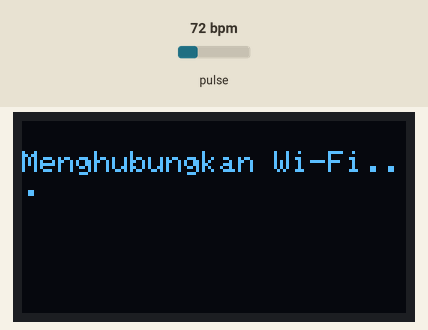
A sketch run on a simulated ESP32. On the bench: 128×64 one-colour display. The test bench sets the inputs (shaded band); at power-on: pulse 72 bpm. WiFi joins after 1.5 s; servers stay silent unless stated.

Above: at 0.1 s.
At 1.6 s:
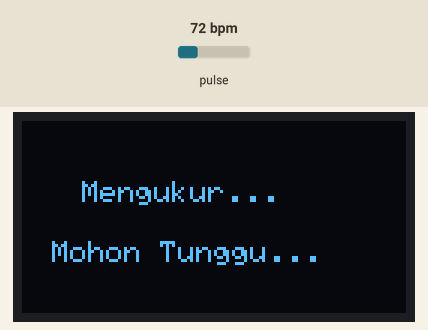
At 11.7 s:
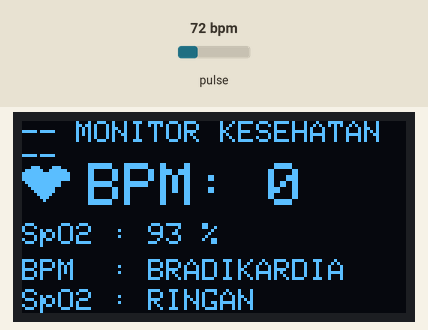

Measured:
- what the display in image 1 shows lasts 10.0 s, from 1.6 s to 11.6 s

The sketch:

sketch_sep6a.ino
```cpp
#include <Arduino.h>
#include <WiFi.h>
#include <Wire.h>
#include <Adafruit_GFX.h>
#include <Adafruit_SSD1306.h>
#include <Firebase_ESP_Client.h>
#include "MAX30105.h"
#include "heartRate.h"

// ================= ISIKAN KREDENSIAL DI SINI =================
#define WIFI_SSID "______"
#define WIFI_PASSWORD "______"

#define DATABASE_URL "corvia-381fd-default-rtdb.asia-southeast1.firebasedatabase.app"
#define DATABASE_SECRET "mWBT6jsO4L0rfZdG9TAI6F13muuTQtoAiNF7Mb0Q"
// =============================================================

#define SCREEN_WIDTH 128
#define SCREEN_HEIGHT 64
#define OLED_RESET -1
Adafruit_SSD1306 display(SCREEN_WIDTH, SCREEN_HEIGHT, &Wire, OLED_RESET);

MAX30105 particleSensor;

const byte RATE_SIZE = 4;
byte rates[RATE_SIZE];
byte rateSpot = 0;
long lastBeat = 0;

float beatsPerMinute;
int beatAvg = 0;
int spo2Val = 0;

bool isMeasuring = false;
unsigned long measureStartTime = 0;
const unsigned long MEASURE_DURATION = 10000; // 10 detik

unsigned long lastFirebaseUpload = 0;
const unsigned long FIREBASE_INTERVAL = 2000;

FirebaseData fbdo;
FirebaseAuth auth;
FirebaseConfig config;

// Variable pendukung deteksi peak BPM baru
static long lastIR = 0;
static bool peakDetected = false;

const unsigned char PROGMEM heart_bmp[] = {
  0b00000000, 0b00000000,
  0b00011100, 0b00111000,
  0b01111110, 0b01111110,
  0b11111111, 0b11111111,
  0b11111111, 0b11111111,
  0b11111111, 0b11111111,
  0b01111111, 0b11111000,
  0b00111111, 0b11111000,
  0b00011111, 0b11100000,
  0b00001111, 0b11100000,
  0b00000111, 0b11000000,
  0b00000011, 0b10000000,
  0b00000001, 0b00000000,
  0b00000000, 0b00000000,
  0b00000000, 0b00000000,
  0b00000000, 0b00000000
};

void setup() {
  Serial.begin(115200);

  if (!display.begin(SSD1306_SWITCHCAPVCC, 0x3C)) {
    Serial.println(F("OLED SSD1306 Gagal!"));
    for (;;);
  }

  display.clearDisplay();
  display.setTextSize(1);
  display.setTextColor(SSD1306_WHITE);
  display.setCursor(0, 10);
  display.println("Menghubungkan Wi-Fi...");
  display.display();

  WiFi.begin(WIFI_SSID, WIFI_PASSWORD);
  while (WiFi.status() != WL_CONNECTED) {
    delay(500);
  }

  config.database_url = DATABASE_URL;
  config.signer.tokens.legacy_token = DATABASE_SECRET;
  Firebase.begin(&config, &auth);
  Firebase.reconnectWiFi(true);

  if (!particleSensor.begin(Wire, I2C_SPEED_FAST)) {
    display.clearDisplay();
    display.setCursor(0, 10);
    display.println("MAX30102 Tidak Ditemukan!");
    display.display();
    while (1);
  }

  // --- REGION KONFIGURASI SENSOR DENGAN SAMPEL PRESISI ---
  byte ledBrightness = 0x24; // Kecerahan LED sedang agar aliran darah tidak silau
  byte sampleAverage = 4;    // Average 4 samples
  byte ledMode = 2;          // Red + IR
  int sampleRate = 100;      // 100Hz
  int pulseWidth = 411;      // Lebar pulsa 411us
  int adcRange = 4096;       // 12-bit ADC

  particleSensor.setup(ledBrightness, sampleAverage, ledMode, sampleRate, pulseWidth, adcRange);
}

void loop() {
  long irValue = particleSensor.getIR();
  long redValue = particleSensor.getRed();

  if (irValue > 50000) {

    // Set Awal Pengukuran
    if (!isMeasuring) {
      isMeasuring = true;
      measureStartTime = millis();

      display.clearDisplay();
      display.setTextSize(1);
      display.setTextColor(SSD1306_WHITE);
      display.setCursor(20, 20);
      display.println("Mengukur...");
      display.setCursor(10, 40);
      display.println("Mohon Tunggu...");
      display.display();
    }

    // --- LOGIKA DETEKSI PUNCKAK PULSA BPM DENGAN THRESHOLD ---
    if (irValue > 60000 && (irValue - lastIR) > 300 && !peakDetected) {
      peakDetected = true;
      long delta = millis() - lastBeat;
      lastBeat = millis();

      if (lastBeat > 0 && delta > 300 && delta < 2000) {
        beatsPerMinute = 60000.0 / delta;

        if (beatsPerMinute < 200 && beatsPerMinute > 40) {
          rates[rateSpot++] = (byte)beatsPerMinute;
          rateSpot %= RATE_SIZE;

          beatAvg = 0;
          for (byte x = 0; x < RATE_SIZE; x++) {
            beatAvg += rates[x];
          }
          beatAvg /= RATE_SIZE;
        }
      }
    }

    if ((lastIR - irValue) > 300) {
      peakDetected = false;
    }
    lastIR = irValue;

    // Estimasi Kalkulasi SpO2
    if (irValue > 0) {
      double ratio = (double)redValue / (double)irValue;
      spo2Val = (int)(110 - (18 * ratio));
      if (spo2Val > 100) spo2Val = 100;
      if (spo2Val < 70) spo2Val = 70;
    }

    // Tampilkan Hasil Hanya Setelah 10 Detik
    if (millis() - measureStartTime >= MEASURE_DURATION) {

      String statusBPM = "";
      if (beatAvg < 60) statusBPM = "BRADIKARDIA";
      else if (beatAvg <= 100) statusBPM = "NORMAL";
      else statusBPM = "TAKIKARDIA";

      String statusSpO2 = "";
      if (spo2Val >= 95) statusSpO2 = "NORMAL";
      else if (spo2Val >= 90) statusSpO2 = "RINGAN";
      else statusSpO2 = "HIPOKSIA";

      display.clearDisplay();
      display.setTextSize(1);
      display.setTextColor(SSD1306_WHITE);
      display.setCursor(0, 0);
      display.println("-- MONITOR KESEHATAN --");

      display.drawBitmap(0, 14, heart_bmp, 16, 16, SSD1306_WHITE);
      display.setCursor(22, 14);
      display.setTextSize(2);
      display.print("BPM: ");
      display.println(beatAvg);

      display.setCursor(0, 34);
      display.setTextSize(1);
      display.print("SpO2 : ");
      display.print(spo2Val);
      display.println(" %");

      display.setCursor(0, 46);
      display.print("BPM  : ");
      display.println(statusBPM);

      display.setCursor(0, 56);
      display.print("SpO2 : ");
      display.println(statusSpO2);

      display.display();

      // Kirim Data ke Firebase (Path Disesuaikan dengan Konsol)
      if (millis() - lastFirebaseUpload >= FIREBASE_INTERVAL) {
        lastFirebaseUpload = millis();

        if (Firebase.ready()) {
          Firebase.RTDB.setInt(&fbdo, "/monitoring/realtime/bpm", beatAvg);
          Firebase.RTDB.setInt(&fbdo, "/monitoring/realtime/spo2", spo2Val);
          Firebase.RTDB.setString(&fbdo, "/monitoring/realtime/status", statusBPM);
        }
      }
    }

  } else {
    // Reset saat jari dilepas
    isMeasuring = false;
    beatAvg = 0;
    spo2Val = 0;

    display.clearDisplay();
    display.setTextSize(1);
    display.setTextColor(SSD1306_WHITE);
    display.setCursor(10, 20);
    display.println("Tempelkan Jari Imup Anda :D");
    display.setCursor(30, 40);
    display.println("pada Sensor");
    display.display();
  }
}
```
